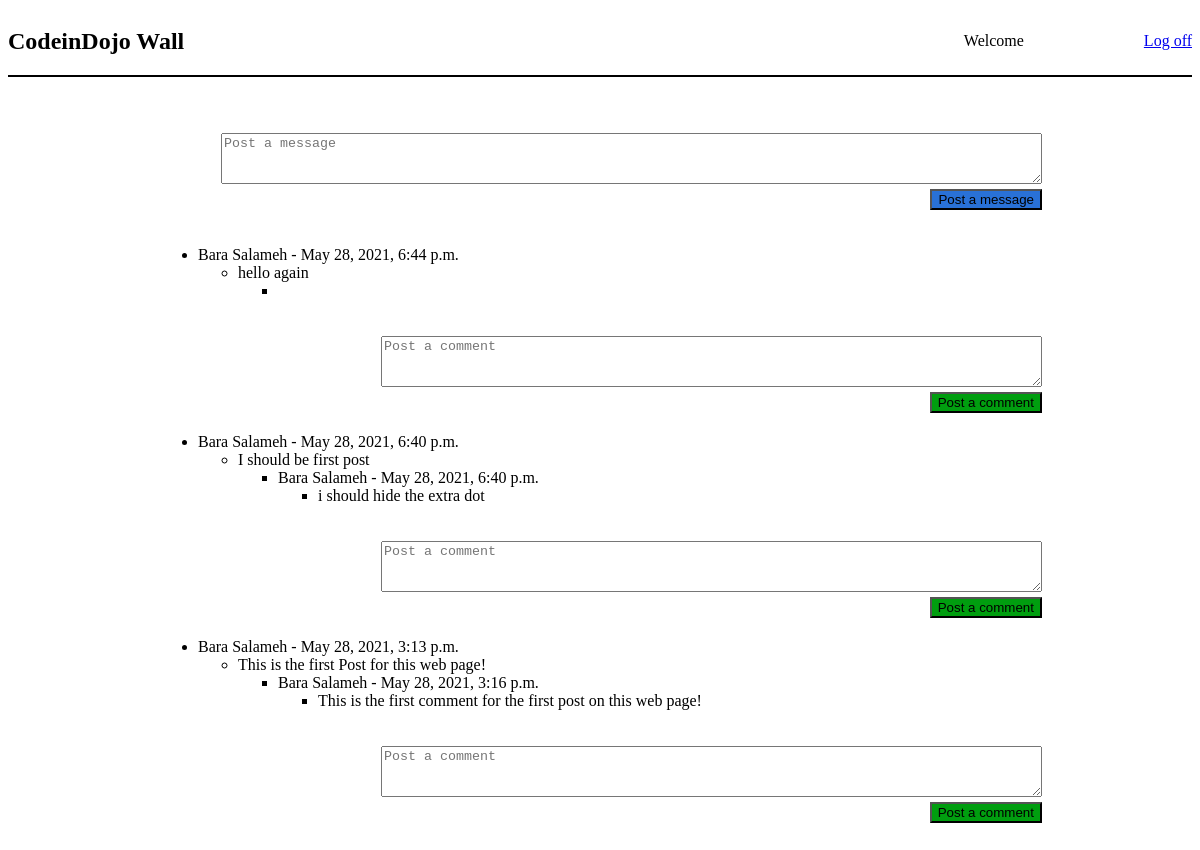
The app's page /wall with its own data.
### wall_app/models.py (models this page shows)
class Message(models.Model):
    message = models.TextField()
    user_id = models.ForeignKey(User, related_name= 'user_messages', on_delete=CASCADE)
    created_at = models.DateTimeField(auto_now_add=True)
    updated_at = models.DateTimeField(auto_now=True)
    objects = MessageManager()

class Comment(models.Model):
    comment = models.TextField()
    user_id = models.ForeignKey(User, related_name= 'user_comments', on_delete=CASCADE)
    message_id = models.ForeignKey(Message, related_name= 'post_comments', on_delete=CASCADE)
    created_at = models.DateTimeField(auto_now_add=True)
    updated_at = models.DateTimeField(auto_now=True)
    objects = CommentManager()

### login_app/models.py (models this page shows)
class User(models.Model):
    first_name = models.CharField(max_length=255)
    last_name = models.CharField(max_length=255)
    email = models.CharField(max_length=255)
    password = models.CharField(max_length=255)
    created_at = models.DateTimeField(auto_now_add=True)
    updated_at = models.DateTimeField(auto_now=True)
    objects = UserManager()

### wall_app/views.py (the view)
# urls.py: path('',views.index),
def index(request):
    posts = is_there_any_post()
    context = {'posts': posts}
    return render(request, 'wall.html', context)

### wall_app/models.py (called while the page is built)
def get_posts():
    return Message.objects.all().order_by('-updated_at')

### wall_app/views.py (called while the page is built)
def is_there_any_post():
    return models.get_posts()

### wall_app/templates/wall.html (shortened to what this page needs)
<!DOCTYPE html>
<html lang="en">
<head>
    {% load static %}
    <link rel="stylesheet" href="{% static 'css/styles.css' %}">
</head>
<body>
    <header>
        <h2>CodeinDojo Wall</h2>
        <div class="header_div">
            <p>Welcome  {{request.session.first_name}} {{request.session.last_name}} </p>
            <a href="/logout">Log off</a>
        </div>
    </header>
    <main>
        <form action="/add_post" method="POST">
            <textarea name="message" cols="100" rows="3" placeholder="Post a message"></textarea>
            <input type="submit" name="post_message" id="post_button" value="Post a message">
        </form>
        {% if posts is not None %}
            <ul>
                {% for message in posts %}
                    <li>
                        {{ message.user_id.first_name }} {{ message.user_id.last_name }} - {{ message.updated_at }}
                        <ul>
                            <li>
                                {{ message.message }}
                                <ul>
                                    <li>
                                        {% for comment in message.post_comments.all %}
                                            {{ comment.user_id.first_name }} {{ comment.user_id.last_name }} - {{ comment.updated_at }}
                                            <ul>
                                                <li>{{ comment.comment }}</li>
                                            </ul>
                                        {% endfor %}
                                    </li>
                                </ul>
                            </li>
                        </ul>
                    </li>
                    <section>
                        <form action="/add_comment" method="POST">
                            <textarea name="comment" cols="80" rows="3" placeholder="Post a comment"></textarea>
                            <input type="submit" name="post_comment" id="comment_button" value="Post a comment">
                        </form>
                    </section>
                {% endfor %}
            </ul>
        {% endif %}
    </main>
</body>
</html>

### wall_app/static/css/styles.css (style rules this page uses)
header { display: flex; justify-content: space-between; border-bottom: 2px solid black; }
.header_div { display: flex; justify-content: space-around; align-items: center; }
.header_div a { padding-left: 120px; }
main { padding: 20px 150px; }
form { display: flex; flex-direction: column; align-items: flex-end; padding: 20px 0; }
#post_button { margin-top: 5px; background-color: rgb(41 113 215); }
#comment_button { margin-top: 5px; background-color: #009e0f; }

### records on screen
Message: user_id.first_name "Bara", user_id.last_name "Salameh", updated_at "May 28, 2021, 6:44 p.m.", message "hello again"
Message: user_id.first_name "Bara", user_id.last_name "Salameh", updated_at "May 28, 2021, 6:40 p.m.", message "I should be first post"
Comment: user_id.first_name "Bara", user_id.last_name "Salameh", updated_at "May 28, 2021, 6:40 p.m.", comment "i should hide the extra dot"
Message: user_id.first_name "Bara", user_id.last_name "Salameh", updated_at "May 28, 2021, 3:13 p.m.", message "This is the first Post for this web page!"
Comment: user_id.first_name "Bara", user_id.last_name "Salameh", updated_at "May 28, 2021, 3:16 p.m.", comment "This is the first comment for the first post on this web page!"
